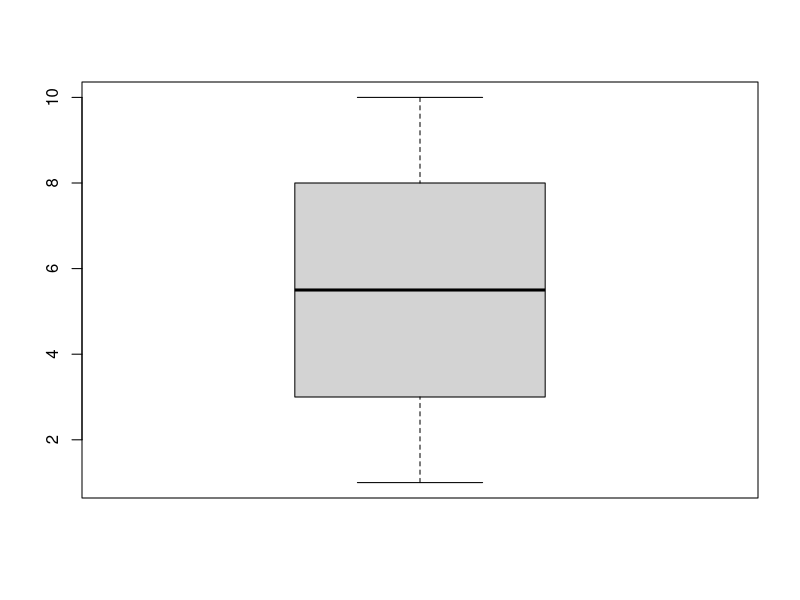
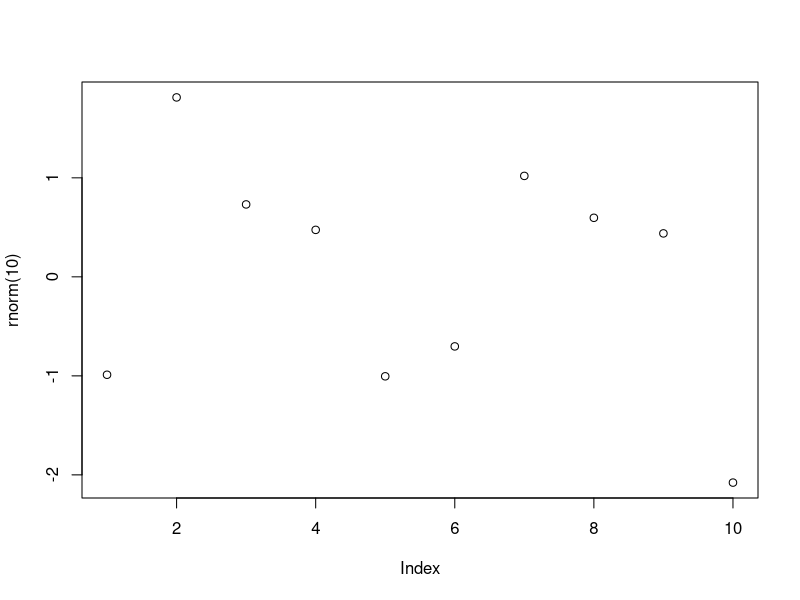
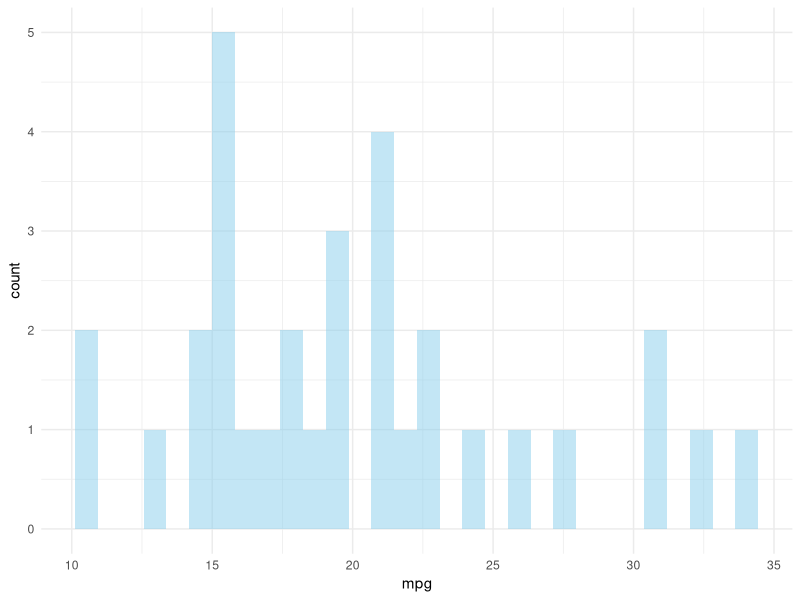

Source code (R) for these figures, in order:
## ---- chunk 1
mylongtext <- paste("İstatistik Metod:

Sürekli verilerin ortalama, standart sapma, median, minimum ve maksimum değerleri verildi. Kategorik veriler ve gruplanan sürekli veriler için frekans tabloları oluşturuldu. Genel sağkalım analizinde ölüm tarihi ve son başvuru tarihi hasta dosyalarından elde edildi. 
Sağkalım analizinde Kaplan-Meier grafikleri, Log-rank testi ve Cox-Regresyon testleri uygulandı. Analizler R-project (version 3.6.0) ve RStudio ile survival ve finalfit paketleri kullanılarak yapıldı. p değeri 0.05 düzeyinde anlamlı olarak kabul edildi.


R Core Team (2019). R: A language and environment for statistical computing. R Foundation for Statistical Computing, Vienna, Austria. URL https://www.R-project.org/.

Therneau T (2015). A Package for Survival Analysis in S. version 2.38, https://CRAN.R-project.org/package=survival

Terry M. Therneau, Patricia M. Grambsch (2000). Modeling Survival Data: Extending the Cox Model. Springer, New York. ISBN 0-387-98784-3.

Ewen Harrison, Tom Drake and Riinu Ots (2019). finalfit: Quickly Create Elegant Regression Results Tables and Plots when Modelling. R package version 0.9.6. https://github.com/ewenharrison/finalfit"
)


mylongtext <- strwrap(mylongtext)
## ---- chunk 2
boxplot(1:10)
plot(rnorm(10))
## ---- chunk 3
ggplot2::ggplot(mtcars,
                ggplot2::aes(x=mpg)
                ) + 
ggplot2::geom_histogram(fill="skyblue", alpha=0.5) + 
ggplot2::theme_minimal()
